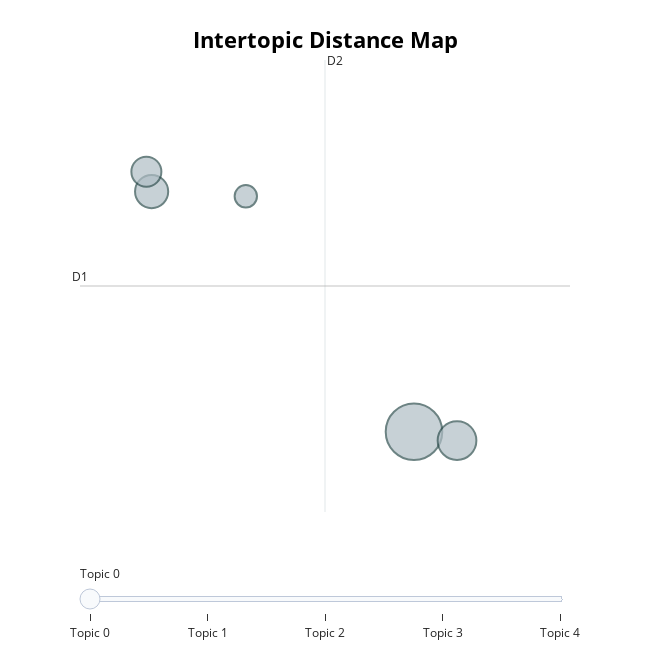

The notebook cell saved with this chart:
### Code cell
topic_model.visualize_topics()

### Figure 1 — Plotly figure (JSON) as saved in the notebook; plotly's stock layout.template omitted (floating-point values rounded to 4 significant figures)
{"data": [{"customdata": [[0, "ride | comfortable | good | even | seats", 64], [1, "work | like | would | even | one", 30], [2, "camaro | handling | class | interior | ranks", 22], [3, "mpg | liter | highway | speed | average", 18], [4, "handling | regal | engine | midsize | interior", 10]], "hovertemplate": "<b>Topic %{customdata[0]}</b><br>%{customdata[1]}<br>Size: %{customdata[2]}", "legendgroup": "", "marker": {"color": "#B0BEC5", "line": {"color": "DarkSlateGrey", "width": 2}, "size": [64, 30, 22, 18, 10], "sizemode": "area", "sizeref": 0.04, "symbol": "circle"}, "mode": "markers", "name": "", "orientation": "v", "showlegend": false, "type": "scatter", "x": [5.317, 5.64, 3.353, 3.314, 4.058], "xaxis": "x", "y": [17.71, 17.38, 26.48, 27.2, 26.31], "yaxis": "y"}], "layout": {"annotations": [{"showarrow": false, "text": "D1", "x": 2.817, "y": 23.03, "yshift": 10}, {"showarrow": false, "text": "D2", "x": 4.651, "xshift": 10, "y": 31.28}], "height": 650, "hoverlabel": {"bgcolor": "white", "font": {"family": "Rockwell", "size": 16}}, "legend": {"itemsizing": "constant", "tracegroupgap": 0}, "margin": {"t": 60}, "shapes": [{"line": {"color": "#CFD8DC", "width": 2}, "type": "line", "x0": 4.651, "x1": 4.651, "y0": 14.78, "y1": 31.28}, {"line": {"color": "#9E9E9E", "width": 2}, "type": "line", "x0": 2.817, "x1": 6.485, "y0": 23.03, "y1": 23.03}], "sliders": [{"active": 0, "pad": {"t": 50}, "steps": [{"args": [{"marker.color": [["red", "#B0BEC5", "#B0BEC5", "#B0BEC5", "#B0BEC5"]]}], "label": "Topic 0", "method": "update"}, {"args": [{"marker.color": [["#B0BEC5", "red", "#B0BEC5", "#B0BEC5", "#B0BEC5"]]}], "label": "Topic 1", "method": "update"}, {"args": [{"marker.color": [["#B0BEC5", "#B0BEC5", "red", "#B0BEC5", "#B0BEC5"]]}], "label": "Topic 2", "method": "update"}, {"args": [{"marker.color": [["#B0BEC5", "#B0BEC5", "#B0BEC5", "red", "#B0BEC5"]]}], "label": "Topic 3", "method": "update"}, {"args": [{"marker.color": [["#B0BEC5", "#B0BEC5", "#B0BEC5", "#B0BEC5", "red"]]}], "label": "Topic 4", "method": "update"}]}], "title": {"font": {"color": "Black", "size": 22}, "text": "<b>Intertopic Distance Map</b>", "x": 0.5, "xanchor": "center", "y": 0.95, "yanchor": "top"}, "width": 650, "xaxis": {"anchor": "y", "domain": [0, 1], "range": [2.817, 6.485], "title": {"text": ""}, "visible": false}, "yaxis": {"anchor": "x", "domain": [0, 1], "range": [14.78, 31.28], "title": {"text": ""}, "visible": false}}}
